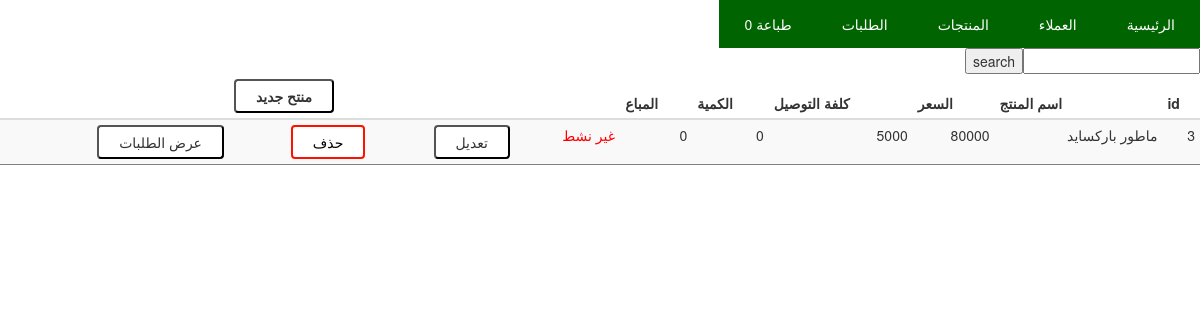
The page /products.php?pname=ماطور باركسايد on the database its author committed.
### tables this page shows
CREATE TABLE `products` (
  `id` int(11) NOT NULL,
  `product_name` varchar(255) NOT NULL,
  `price` int(11) NOT NULL,
  `delivery_cost` int(11) NOT NULL,
  `quantity` int(11) NOT NULL,
  `pdisable` tinyint(1) NOT NULL
);

### query.php (called while the page is built, shortened)
<?php
try {
    $pdo = new PDO(DSN, DBUSER, DBPASS, DBOPTIONS);
} catch (PDOException $e) {
    echo "connection failed " .  $e->getMessage();
}
function searchProducts($product_name)
{
    try {
        global $pdo;
        $sql = 'SELECT * FROM products WHERE product_name LIKE :product_name';
        $stmt = $pdo->prepare($sql);
        $stmt->execute(['product_name' => '%' . $product_name . '%']);
        return $stmt->fetchAll();
    } catch (PDOException $e) {
        echo 'searching failed ' . $e->getMessage();
    }
}
function itemsCountByPId($product_id)
{
    try {
        global $pdo;
        $sql = 'SELECT id FROM order_items WHERE product_id = :product_id ';
        $stmt = $pdo->prepare($sql);
        $stmt->execute(['product_id' => $product_id]);
        return $stmt->rowCount();
    } catch (PDOException $e) {
        echo 'searching failed ' . $e->getMessage();
    }
}

### products.php (the view, shortened to what this page needs)
<?php include 'inc/header.inc'; ?>
</head>
<?php require_once('query.php'); ?>
<body>
    <?php include 'inc/navbar.inc'; ?>
    <form action="products.php"><input type="text" name="pname"><input type="submit" value="search"></form>
    <div>
        <table class="table table-condensed table-striped">
            <thead>
                <tr>
                    <th>id</th>
                    <th>اسم المنتج</th>
                    <th>السعر</th>
                    <th>كلفة التوصيل</th>
                    <th>الكمية</th>
                    <th>المباع</th>
                    <th></th>
                    <th colspan="2">
                        <form action="padd.php">
                            <button>منتح جديد</button>
                        </form>
                    </th>
                    <th></th>
                </tr>
            </thead>
            <?php
            if (array_key_exists('pname', $_GET)) {
                $products = searchProducts($_GET['pname']);
            } else {
                $products = fetchProducts();
            }
            foreach ($products as $key => $value) { ?>
                <tr>
                    <td><?php echo $products[$key]['id']; ?></td>
                    <td><?php echo $products[$key]['product_name']; ?></td>
                    <td><?php echo $products[$key]['price']; ?></td>
                    <td><?php echo $products[$key]['delivery_cost']; ?></td>
                    <td><?php echo $products[$key]['quantity']; ?></td>
                    <td><?php echo itemsCountByPId($products[$key]['id']); ?></td>
                    <td><?php echo ($products[$key]['pdisable'] == 0 ? '<div style="color:red;">غير نشط</div>' : '<div style="color:green;">نشط</div>'); ?></td>
                    <td>
                        <form action="pupd.php">
                            <button name="id" value="<?php echo $products[$key]['id'] ?>">تعديل</button>
                        </form>
                    </td>
                    <td>
                        <form action="pdel.php">
                            <button class="b1" name="id" value="<?php echo $products[$key]['id']; ?>">حذف</button>
                        </form>
                    </td>
                    <td>
                        <form action="orders.php">
                            <button name="pid" value="<?php echo $products[$key]['id'] ?>">عرض الطلبات</button>
                        </form>
                    </td>
                </tr>
            <?php
            } ?>
        </table>
    </div>
</body>
</html>

### s.css (style rules this page uses)
th, td { padding: 7px; border-bottom: 1px solid grey; }
table { border-spacing: 0px; }
button { cursor: pointer; padding: 5px 20px; border-radius: 4px; background-color: white; }
.b1 { background-color: white; color: black; border: 2px solid #ff1100; }

### rows shown on the page
products: id "3", product_name "ماطور باركسايد", price "80000", delivery_cost "5000", quantity "0", id "0", pdisable "غير نشط"

### other values the page prints
orderCount(true) "0"
